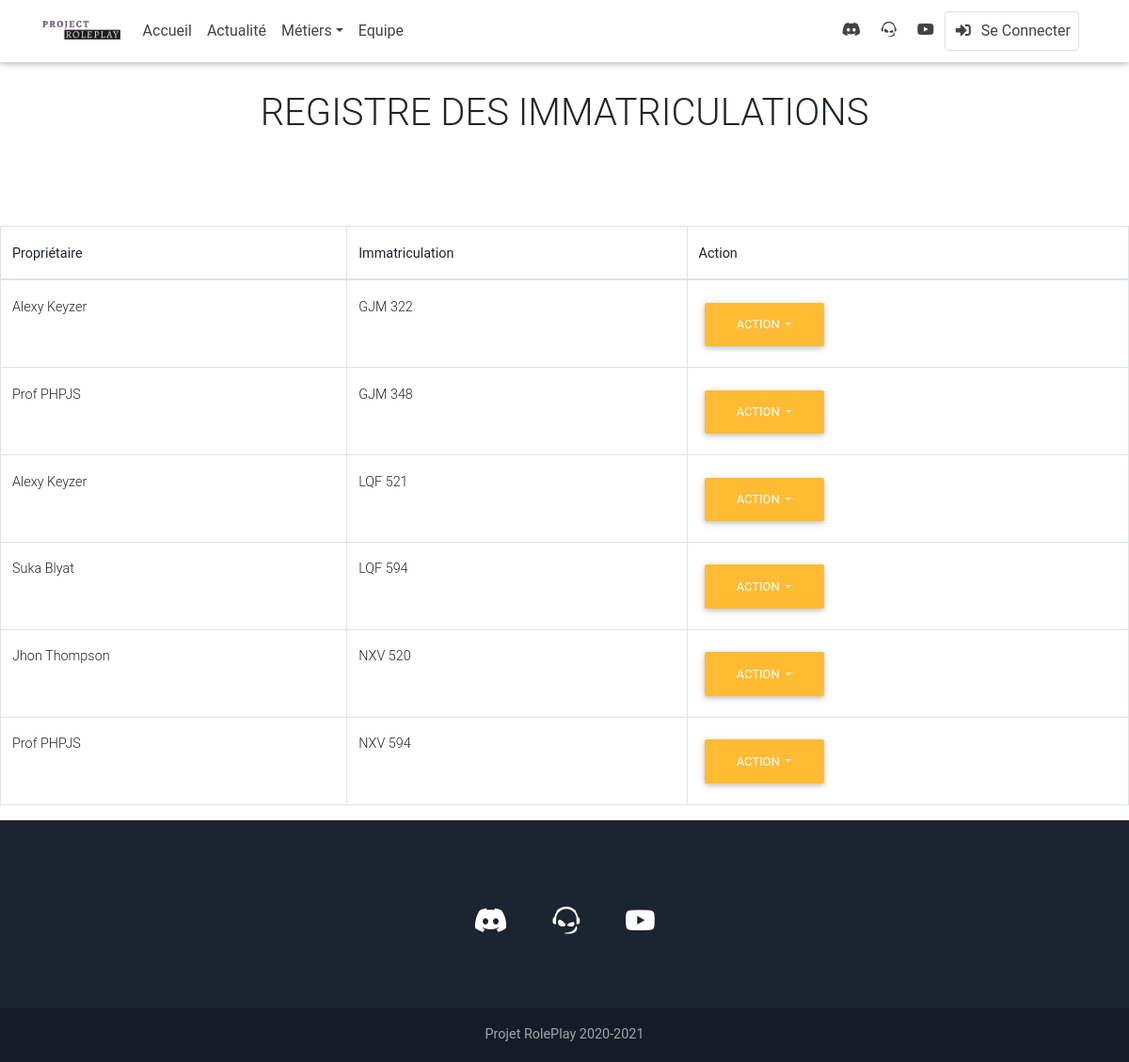
Screenshot of /?page=police with the database file from the repository.
### tables this page shows
CREATE TABLE `owned_vehicles` (
  `vehicle` longtext NOT NULL,
  `owner` varchar(60) NOT NULL,
  `state` tinyint(1) NOT NULL DEFAULT 0 COMMENT 'Etat de la voiture',
  `garageperso` tinyint(1) NOT NULL DEFAULT 0 COMMENT 'Garage Personnel',
  `stored` tinyint(1) NOT NULL DEFAULT 0 COMMENT 'Etat de la voiture',
  `garage_name` varchar(50) NOT NULL DEFAULT 'Garage_Centre',
  `fourrieremecano` tinyint(1) NOT NULL DEFAULT 0,
  `vehiclename` varchar(50) NOT NULL DEFAULT 'voiture',
  `plate` varchar(50) NOT NULL,
  `type` varchar(10) NOT NULL DEFAULT 'car',
  `job` varchar(50) DEFAULT NULL,
  `insurance` tinyint(1) NOT NULL DEFAULT 0
);

CREATE TABLE `users` (
  `identifier` varchar(50) NOT NULL,
  `license` varchar(50) DEFAULT NULL,
  `money` int(11) DEFAULT NULL,
  `name` varchar(50) DEFAULT '',
  `skin` longtext DEFAULT NULL,
  `job` varchar(50) DEFAULT 'unemployed',
  `job2` varchar(50) DEFAULT 'unemployed2',
  `job_grade` int(11) DEFAULT 0,
  `job2_grade` int(11) DEFAULT 0,
  `loadout` longtext DEFAULT NULL,
  `position` varchar(255) DEFAULT NULL,
  `bank` int(11) DEFAULT NULL,
  `permission_level` int(11) DEFAULT NULL,
  `group` varchar(50) DEFAULT NULL,
  `firstname` varchar(50) DEFAULT '',
  `lastname` varchar(50) DEFAULT '',
  `dateofbirth` varchar(25) DEFAULT '',
  `sex` varchar(10) DEFAULT '',
  `height` varchar(5) DEFAULT '',
  `isDead` tinyint(1) DEFAULT 0,
  `phone_number` varchar(10) DEFAULT NULL,
  `status` longtext DEFAULT NULL,
  `last_property` varchar(255) DEFAULT NULL,
  `tattoos` longtext DEFAULT NULL,
  `pet` varchar(50) DEFAULT NULL,
  `nbr_Up` int(11) DEFAULT 0
);

### includes/class/immat.class.php (the view, shortened to what this page needs)
<?php
class Immat{
    private $firstname;
    private $lastname;
    private $plaque;
    public function __construct($data)
    {
        $this->firstname=$data['firstname'];
        $this->lastname=$data['lastname'];
        $this->plaque=$data['plate'];
    }
    public function getOwnerFirstname()
    {
        return $this->firstname;
    }
    public function getOwnerLastname()
    {
        return $this->lastname;
    }
    public function getPlaque()
    {
        return $this->plaque;
    }
    public function showRegistre(){
        echo'
        <tr>
            <td>'.$this->getOwnerFirstname().' '.$this->getOwnerLastname().'</td>
            <td>'.$this->getPlaque().'</td>
            <td>
                <div class="dropdown">
                    <button type="submit" class="btn btn-warning dropdown-toggle" data-toggle="dropdown">
                        Action
                    </button>
                    <!--
                    <div class="dropdown-menu">
                        <a class="dropdown-item" href="#">Modifier</a>
                    </div>
                    -->
                </div>
            </td>
        </tr>
        ';
    }
}

### pages/police.php (shortened to what this page needs)
<h1 class="my-5 py-5 d-flex justify-content-center">REGISTRE DES IMMATRICULATIONS</h1>
<?php
    require './includes/class/immat.class.php';
    $request = "SELECT * FROM owned_vehicles, users WHERE users.identifier=owned_vehicles.owner";
    $query = $bdd->query($request);
?>
<table class="table table-bordered">
    <thead>
    <tr>
        <th>Propriétaire</th>
        <th>Immatriculation</th>
		<th>Action</th>
    </tr>
    </thead>
    <tbody id="myTable">
        <?php
            while ($data = $query->fetch()) {
                $classGarage = new Immat($data);
                $classGarage->showRegistre();
            }
        ?>
    </tbody>
</table>

### rows the page displays
owned_vehicles: users.firstname "Alexy", users.lastname "Keyzer", plate "GJM 322"
owned_vehicles: users.firstname "Prof", users.lastname "PHPJS", plate "GJM 348"
owned_vehicles: users.firstname "Alexy", users.lastname "Keyzer", plate "LQF 521"
owned_vehicles: users.firstname "Suka", users.lastname "Blyat", plate "LQF 594"
owned_vehicles: users.firstname "Jhon", users.lastname "Thompson", plate "NXV 520"
owned_vehicles: users.firstname "Prof", users.lastname "PHPJS", plate "NXV 594"
